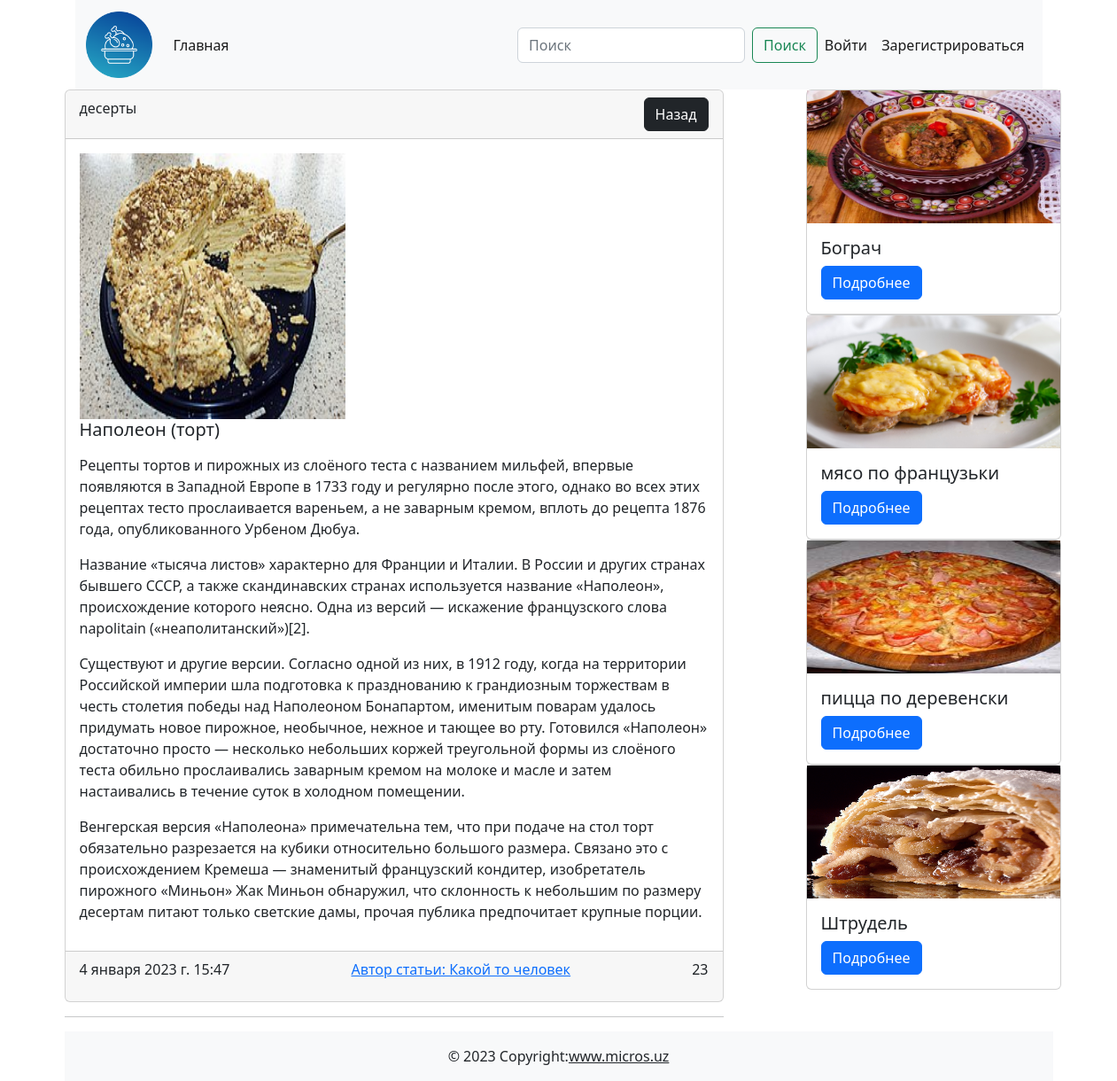
/post/3/, run on an earlier commit of the app's database.
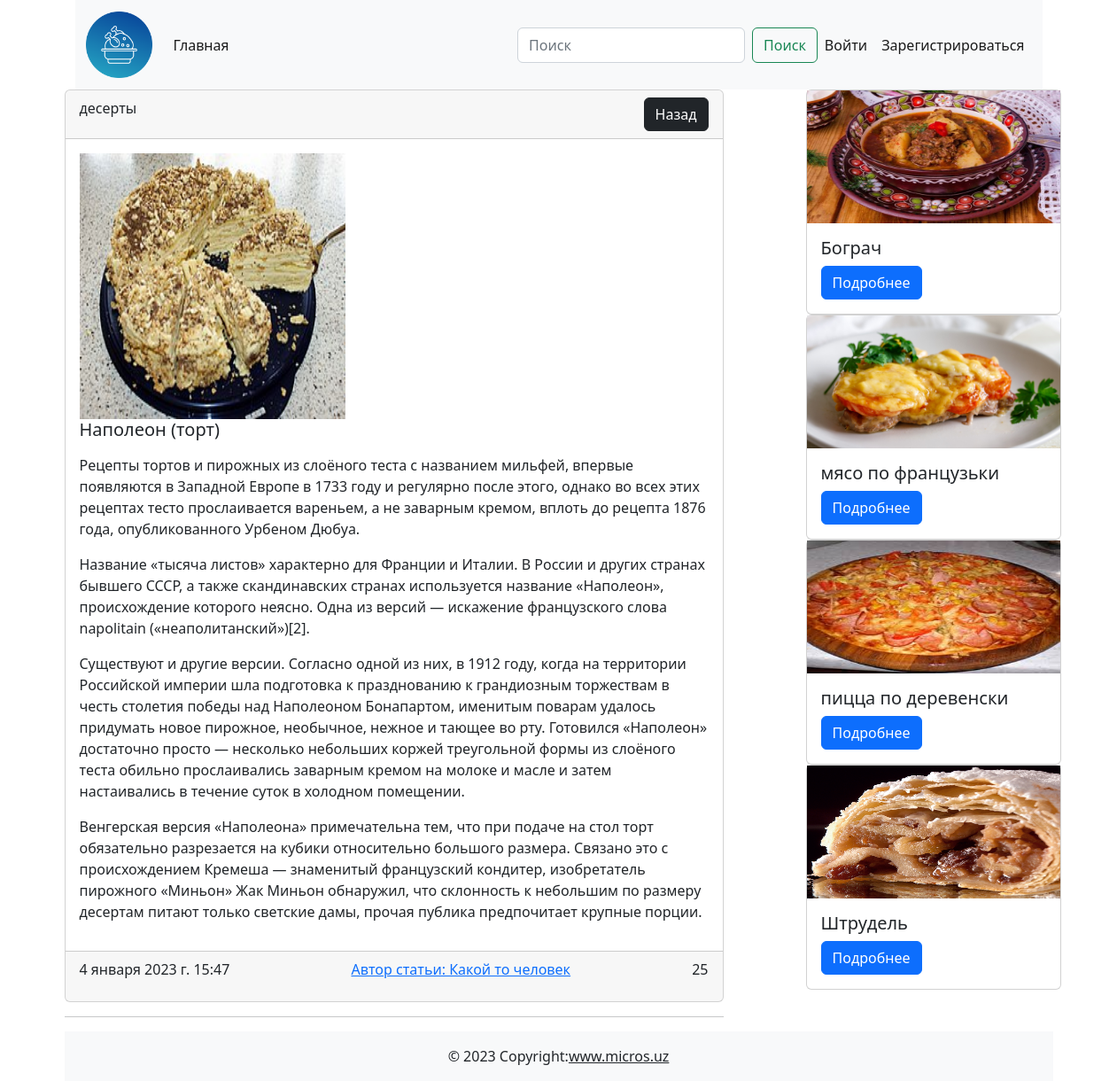
And on a later commit of the database.
### cooking/models.py (models this page shows, shortened)
class Post(models.Model):
    title = models.CharField(max_length=255)
    content = models.TextField(default='скоро тут будет статья')
    created_at = models.DateTimeField(auto_now_add=True)
    updated_at = models.DateTimeField(auto_now=True)
    photo = models.ImageField(upload_to='photos/', blank=True, null=True)
    watched = models.IntegerField(default=0)
    is_published = models.BooleanField(default=True)
    category = models.ForeignKey(Category,on_delete=models.CASCADE)
    author = models.ForeignKey(User, default=None, null=True, blank=True, on_delete=models.CASCADE)
    def get_absolute_url(self):
        return reverse('post_detail', kwargs={'pk':self.pk})

class Category(models.Model):
    title = models.CharField(max_length=255)
    is_published = models.BooleanField(default=True)
    def __str__(self):
        return self.title

### cooking/views.py (the view)
# urls.py: path('post/<int:pk>/', PostDetail.as_view(), name='post_detail'),
class PostDetail(DetailView):
    model = Post
    template_name = 'cooking/article_detail.html'
    context_object_name = 'post'
    pk_url_kwarg = 'pk'
    def get_context_data(self, **kwargs):
        context = super().get_context_data(**kwargs)
        post = Post.objects.get(pk=self.kwargs['pk'])
        Post.objects.filter(pk=self.object.pk).update(watched=F('watched')+ 1)
        context['ext_posts'] = Post.objects.all().exclude(pk=self.object.pk).order_by('-watched')[:5]
        context['title'] = self.object.title
        context['comments'] = Comment.objects.filter(post=post)
        if self.request.user.is_authenticated:
            context['comment_form'] = CommentForm
        return context

### cooking/templates/cooking/article_detail.html (shortened to what this page needs)
{% extends 'base.html' %}
{% block main %}
<div class="d-flex justify-content-between"><div class="col-8">
    <div class="card"><div class="card-header d-flex justify-content-between">{{post.category}}
        <div>
            <a href="{% url 'category_list' post.category.pk %}" class="btn btn-dark">Назад</a>
        </div>
    </div>
        <img src="" class="card-img-top" alt=""><div class="card-body">
            {%if post.photo %}
            <img src="{{ post.photo.url }}" width="300" height="300" alt="">
            {%else%}
        <img src="https://www.raumplus.ru/upload/iblock/99e/Skoro-zdes-budet-foto.jpg" width="300" alt="">
        {%endif%}
        <h5 class="card-title">{{post.title}}</h5>
        <p class="card-text">{{post.content | linebreaks }}</p>
    </div>
        <div class="card-footer d-flex justify-content-between"><p class="card-text">4 января 2023 г. 15:47</p>
            <a href="/profile/1">Автор статьи: Какой то человек</a>
            <p class="card-text">{{post.watched}}</p>
        </div>
    </div>
    <hr>
</div>
<div class="col-1"></div>
<div class="col-4">
    {%for ext_post in ext_posts %}
    <div class="card" style="width: 18rem;">
        {%if ext_post.photo %}
        <img src="{{ ext_post.photo.url }}" width="286" height="150" alt="">
        {%else%}
        <img class="card-img-top" src="{{ext_post.img}}" width="200" alt="">
        {%endif%}
        <div class="card-body"><h5 class="card-title">{{ext_post.title}}</h5><a href="{{ext_post.get_absolute_url}}" class="btn btn-primary">Подробнее</a></div>
    </div>
    {%endfor%}
</div>
</div>
{% endblock main %}

### templates/base.html (shortened to what this page needs)
{%load static%}
<!doctype html>
<html lang="en">
<head>
    <link href="https://cdn.jsdelivr.net/npm/bootstrap@5.2.3/dist/css/bootstrap.min.css" rel="stylesheet">
</head>
<body>
    <div class="container">
       {% include "components/header.html" %}
        <main>
            {% block main %}
            {% endblock main %}
        </main>
       {% include "components/footer.html" %}
    </div>
</body>
</html>

### templates/components/header.html (shortened to what this page needs)
{% load static %}
<header>
    <div class="container">
        <nav class="navbar navbar-expand-lg bg-light">
            <div class="container-fluid">
                <a class="navbar-brand" href="#!">
                    <img src="{% static 'img/img.png' %}" width="75" alt="">
                </a>
                <div class="collapse navbar-collapse" id="navbarSupportedContent">
                    <ul class="navbar-nav me-auto mb-2 mb-lg-0"><li class="nav-item"><a class="nav-link active" aria-current="page" href="{% url 'index' %}">Главная</a></li></ul>
                    <div class="d-flex">
                        <form class="d-flex" role="search" method="get" action="{% url 'search' %}">
                            <input name="q" class="form-control me-2" type="search" placeholder="Поиск" aria-label="Поиск">
                            <button class="btn btn-outline-success" type="submit">Поиск</button>
                        </form>
                        <ul class="navbar-nav me-auto mb-2 mb-lg-0">
                              {% if not request.user.is_authenticated %}
                                <li class='nav-item'>
                                    <a class='nav-link active' aria-current="page" href="{% url 'user_login'%}">Войти</a>
                                </li>
                                <li class='nav-item'>
                                    <a class='nav-link active' aria-current="page" href="{%url 'register_user'%}">Зарегистрироваться</a>
                                </li>
                            {%endif%}
                        </ul>
                    </div>
                </div>
            </div>
        </nav>
    </div>
</header>

### templates/components/footer.html
<footer class="bg-light text-center text-lg-start">
    <div class="text-center p-3" style="background-color: rgba(0, 0, 0, 0);">© 2023 Copyright:<a class="text-dark" href="https://mdbootstrap.com/">www.micros.uz</a></div>
</footer>

What changed in the data, as far as the page shows it:
changed Post "Наполеон (торт)": watched "23" → "25"
